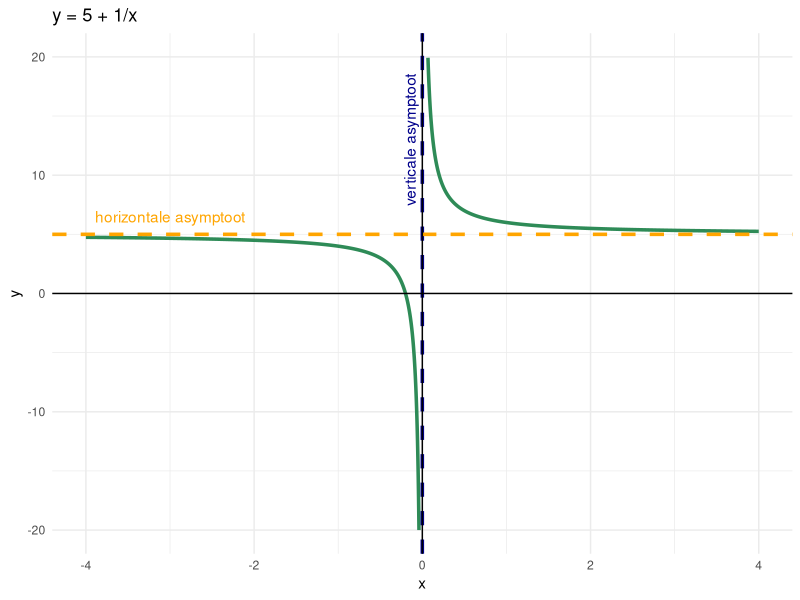

Recreate this plot in R.
## ---- chunk 1
#| label: fig-asymp
#| fig-cap: "De grafiek voor de functie y = 5 + 1/x. Deze functie heeft zowel een horizontale als verticale asymptoot."

library(ggplot2)
x_values_left <- seq(-4, -0.01, by = 0.001)
data_left <- data.frame(x = x_values_left, y = 5 + 1/x_values_left)

x_values_right <- seq(-0.01, 4, by = 0.001)
data_right <- data.frame(x = x_values_right, y = 5 + 1/x_values_right)

ggplot() + 
  geom_line(data = data_left, aes(x=x, y=y), colour = "seagreen", linewidth = 1.2) +
  geom_line(data = data_right, aes(x=x, y=y), colour = "seagreen", linewidth = 1.2) +
  # Verticale asymptoot
  geom_vline(xintercept = 0, colour = "darkblue", linetype = "dashed", linewidth = 1.2) +
  annotate("text", x = -0.15, y = 13, colour = "darkblue", label = "verticale asymptoot", angle = 90) +
  # Horizontale asymptoot
  geom_hline(yintercept = 5, colour = "orange", linetype = "dashed", linewidth = 1.2) +
  annotate("text", x = -3, y = 6.5, colour = "orange", label = "horizontale asymptoot") +
  ylim(-20, 20) +
  theme_minimal() +
  geom_hline(yintercept = 0) +
  geom_vline(xintercept = 0) +
  ggtitle("y = 5 + 1/x")
